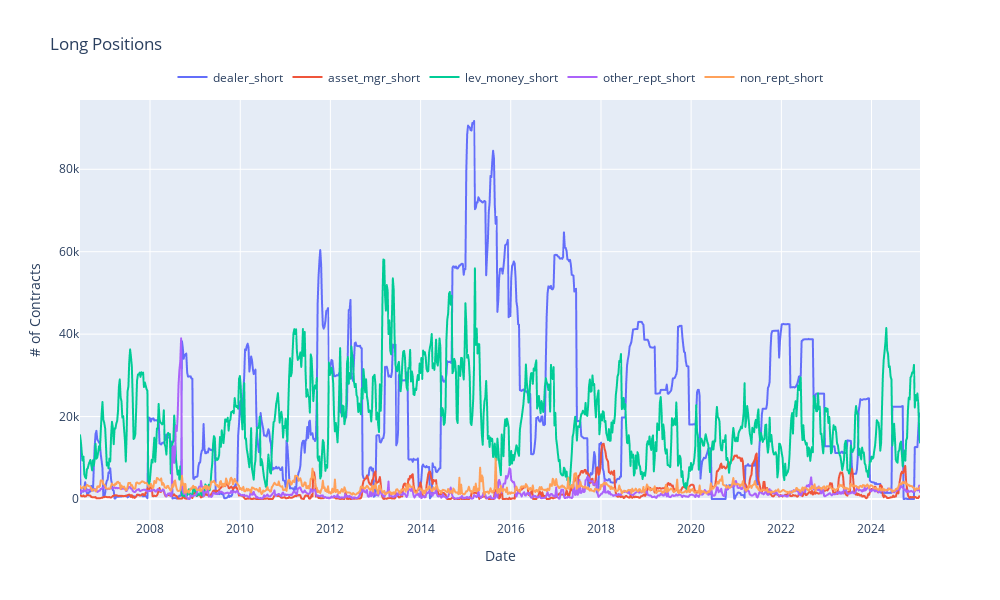

Notebook cell for this chart:
### Code cell
fig = px.line(
    clean_cot,
    x=clean_cot.index,
    y=[
        "dealer_short",
        "asset_mgr_short",
        "lev_money_short",
        "other_rept_short",
        "non_rept_short",
    ],
    title="Long Positions",
)

fig.update_layout(
    width=1000,
    height=600,
    xaxis=dict(title="Date"),
    yaxis=dict(title="# of Contracts"),
    legend=dict(
        orientation="h", xanchor="center", yanchor="bottom", x=0.5, y=1.02, title=""
    ),
)

fig.show()

### Figure 1 — Plotly figure (JSON) as saved in the notebook; plotly's stock layout.template omitted (floating-point values rounded to 4 significant figures; data arrays with more than 128 entries replaced by an {"elided": "..."} marker saying what was removed)
{"data": [{"hovertemplate": "variable=dealer_short<br>date=%{x}<br>value=%{y}<extra></extra>", "legendgroup": "dealer_short", "line": {"color": "#636efa", "dash": "solid"}, "marker": {"symbol": "circle"}, "mode": "lines", "name": "dealer_short", "showlegend": true, "type": "scattergl", "x": {"elided": "973 str values"}, "xaxis": "x", "y": {"elided": "973 int values"}, "yaxis": "y"}, {"hovertemplate": "variable=asset_mgr_short<br>date=%{x}<br>value=%{y}<extra></extra>", "legendgroup": "asset_mgr_short", "line": {"color": "#EF553B", "dash": "solid"}, "marker": {"symbol": "circle"}, "mode": "lines", "name": "asset_mgr_short", "showlegend": true, "type": "scattergl", "x": {"elided": "973 str values"}, "xaxis": "x", "y": {"elided": "973 int values"}, "yaxis": "y"}, {"hovertemplate": "variable=lev_money_short<br>date=%{x}<br>value=%{y}<extra></extra>", "legendgroup": "lev_money_short", "line": {"color": "#00cc96", "dash": "solid"}, "marker": {"symbol": "circle"}, "mode": "lines", "name": "lev_money_short", "showlegend": true, "type": "scattergl", "x": {"elided": "973 str values"}, "xaxis": "x", "y": {"elided": "973 int values"}, "yaxis": "y"}, {"hovertemplate": "variable=other_rept_short<br>date=%{x}<br>value=%{y}<extra></extra>", "legendgroup": "other_rept_short", "line": {"color": "#ab63fa", "dash": "solid"}, "marker": {"symbol": "circle"}, "mode": "lines", "name": "other_rept_short", "showlegend": true, "type": "scattergl", "x": {"elided": "973 str values"}, "xaxis": "x", "y": {"elided": "973 int values"}, "yaxis": "y"}, {"hovertemplate": "variable=non_rept_short<br>date=%{x}<br>value=%{y}<extra></extra>", "legendgroup": "non_rept_short", "line": {"color": "#FFA15A", "dash": "solid"}, "marker": {"symbol": "circle"}, "mode": "lines", "name": "non_rept_short", "showlegend": true, "type": "scattergl", "x": {"elided": "973 str values"}, "xaxis": "x", "y": {"elided": "973 int values"}, "yaxis": "y"}], "layout": {"height": 600, "legend": {"orientation": "h", "title": {"text": ""}, "tracegroupgap": 0, "x": 0.5, "xanchor": "center", "y": 1.02, "yanchor": "bottom"}, "title": {"text": "Long Positions"}, "width": 1000, "xaxis": {"anchor": "y", "domain": [0, 1], "title": {"text": "Date"}}, "yaxis": {"anchor": "x", "domain": [0, 1], "title": {"text": "# of Contracts"}}}}
